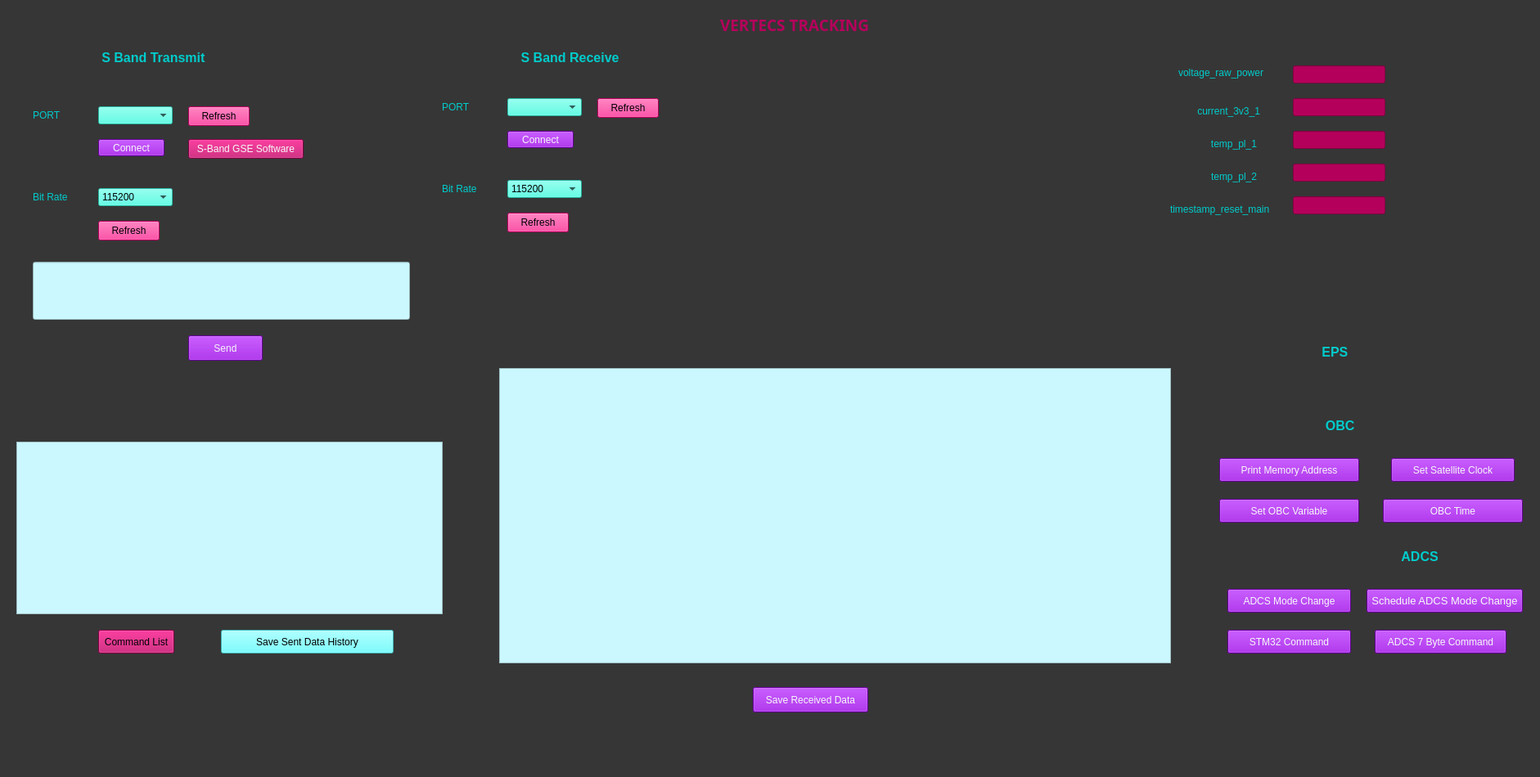
<?xml version="1.0" encoding="UTF-8"?>
<ui version="4.0">
 <class>Track1</class>
 <widget class="QMainWindow" name="Track1">
  <property name="geometry">
   <rect>
    <x>0</x>
    <y>0</y>
    <width>1882</width>
    <height>950</height>
   </rect>
  </property>
  <property name="sizePolicy">
   <sizepolicy hsizetype="Expanding" vsizetype="Expanding">
    <horstretch>0</horstretch>
    <verstretch>0</verstretch>
   </sizepolicy>
  </property>
  <property name="minimumSize">
   <size>
    <width>400</width>
    <height>400</height>
   </size>
  </property>
  <property name="font">
   <font>
    <pointsize>11</pointsize>
   </font>
  </property>
  <property name="windowTitle">
   <string>login</string>
  </property>
  <property name="styleSheet">
   <string notr="true">background-color: rgb(54, 54, 54);</string>
  </property>
  <widget class="QWidget" name="centralwidget">
   <property name="sizePolicy">
    <sizepolicy hsizetype="Preferred" vsizetype="Preferred">
     <horstretch>0</horstretch>
     <verstretch>0</verstretch>
    </sizepolicy>
   </property>
   <property name="minimumSize">
    <size>
     <width>0</width>
     <height>0</height>
    </size>
   </property>
   <widget class="QLabel" name="label">
    <property name="geometry">
     <rect>
      <x>880</x>
      <y>10</y>
      <width>191</width>
      <height>41</height>
     </rect>
    </property>
    <property name="font">
     <font>
      <family>Segoe UI Variable Small Semibol</family>
      <pointsize>14</pointsize>
      <bold>true</bold>
     </font>
    </property>
    <property name="styleSheet">
     <string notr="true">color: rgb(181, 0, 91);</string>
    </property>
    <property name="text">
     <string>VERTECS TRACKING</string>
    </property>
   </widget>
   <widget class="QLabel" name="label_2">
    <property name="geometry">
     <rect>
      <x>40</x>
      <y>120</y>
      <width>51</width>
      <height>41</height>
     </rect>
    </property>
    <property name="font">
     <font>
      <family>Segoe UI</family>
      <pointsize>9</pointsize>
      <italic>false</italic>
      <fontweight>Black</fontweight>
     </font>
    </property>
    <property name="styleSheet">
     <string notr="true">color: rgb(0, 204, 204);
font: 900 9pt &quot;Segoe UI&quot;;
border-color: rgb(255, 0, 127);</string>
    </property>
    <property name="text">
     <string>PORT</string>
    </property>
   </widget>
   <widget class="QComboBox" name="comboBox">
    <property name="geometry">
     <rect>
      <x>120</x>
      <y>130</y>
      <width>91</width>
      <height>22</height>
     </rect>
    </property>
    <property name="styleSheet">
     <string notr="true">background-color: rgb(52, 255, 225);</string>
    </property>
   </widget>
   <widget class="QPushButton" name="refreshButton">
    <property name="geometry">
     <rect>
      <x>230</x>
      <y>130</y>
      <width>75</width>
      <height>24</height>
     </rect>
    </property>
    <property name="styleSheet">
     <string notr="true">
background-color: rgb(255, 0, 127);</string>
    </property>
    <property name="text">
     <string>Refresh</string>
    </property>
   </widget>
   <widget class="QLabel" name="label_3">
    <property name="geometry">
     <rect>
      <x>1500</x>
      <y>500</y>
      <width>341</width>
      <height>41</height>
     </rect>
    </property>
    <property name="font">
     <font>
      <family>Segoe UI</family>
      <pointsize>12</pointsize>
      <italic>false</italic>
      <bold>true</bold>
     </font>
    </property>
    <property name="autoFillBackground">
     <bool>false</bool>
    </property>
    <property name="styleSheet">
     <string notr="true">color: rgb(0, 204, 204);
font: 900  &quot;Segoe UI&quot;;
font: 700 12pt &quot;Segoe UI&quot;;
border-color: rgb(255, 0, 127);</string>
    </property>
    <property name="text">
     <string>                           OBC</string>
    </property>
   </widget>
   <widget class="QPushButton" name="pushButton">
    <property name="geometry">
     <rect>
      <x>1700</x>
      <y>560</y>
      <width>151</width>
      <height>29</height>
     </rect>
    </property>
    <property name="styleSheet">
     <string notr="true">background-color: rgb(139, 0, 208); 
font: 10pt &quot;Segoe UI&quot;; color: rgb(247, 247, 247)</string>
    </property>
    <property name="text">
     <string>Set Satellite Clock</string>
    </property>
   </widget>
   <widget class="QPushButton" name="pushButton_3">
    <property name="geometry">
     <rect>
      <x>1490</x>
      <y>560</y>
      <width>171</width>
      <height>29</height>
     </rect>
    </property>
    <property name="styleSheet">
     <string notr="true">background-color: rgb(139, 0, 208); 
font: 10pt &quot;Segoe UI&quot;; color: rgb(247, 247, 247)</string>
    </property>
    <property name="text">
     <string>Print Memory Address</string>
    </property>
   </widget>
   <widget class="QPushButton" name="pushButton_4">
    <property name="geometry">
     <rect>
      <x>1490</x>
      <y>610</y>
      <width>171</width>
      <height>29</height>
     </rect>
    </property>
    <property name="styleSheet">
     <string notr="true">background-color: rgb(139, 0, 208); 
font: 10pt &quot;Segoe UI&quot;; color: rgb(247, 247, 247)</string>
    </property>
    <property name="text">
     <string>Set OBC Variable</string>
    </property>
   </widget>
   <widget class="QLabel" name="label_4">
    <property name="geometry">
     <rect>
      <x>1500</x>
      <y>660</y>
      <width>341</width>
      <height>41</height>
     </rect>
    </property>
    <property name="font">
     <font>
      <family>Segoe UI</family>
      <pointsize>12</pointsize>
      <italic>false</italic>
      <bold>true</bold>
     </font>
    </property>
    <property name="autoFillBackground">
     <bool>false</bool>
    </property>
    <property name="styleSheet">
     <string notr="true">color: rgb(0, 204, 204);
font: 900  &quot;Segoe UI&quot;;
font: 700 12pt &quot;Segoe UI&quot;;
border-color: rgb(255, 0, 127);</string>
    </property>
    <property name="text">
     <string>                                                ADCS</string>
    </property>
   </widget>
   <widget class="QLabel" name="label_5">
    <property name="geometry">
     <rect>
      <x>1500</x>
      <y>410</y>
      <width>341</width>
      <height>41</height>
     </rect>
    </property>
    <property name="font">
     <font>
      <family>Segoe UI</family>
      <pointsize>12</pointsize>
      <italic>false</italic>
      <bold>true</bold>
     </font>
    </property>
    <property name="autoFillBackground">
     <bool>false</bool>
    </property>
    <property name="styleSheet">
     <string notr="true">color: rgb(0, 204, 204);
font: 900  &quot;Segoe UI&quot;;
font: 700 12pt &quot;Segoe UI&quot;;
border-color: rgb(255, 0, 127);</string>
    </property>
    <property name="text">
     <string>                          EPS</string>
    </property>
   </widget>
   <widget class="QPushButton" name="pushButton_5">
    <property name="geometry">
     <rect>
      <x>1690</x>
      <y>610</y>
      <width>171</width>
      <height>29</height>
     </rect>
    </property>
    <property name="styleSheet">
     <string notr="true">background-color: rgb(139, 0, 208); 
font: 10pt &quot;Segoe UI&quot;; color: rgb(247, 247, 247)</string>
    </property>
    <property name="text">
     <string>OBC Time</string>
    </property>
   </widget>
   <widget class="QPushButton" name="pushButton_2">
    <property name="geometry">
     <rect>
      <x>1500</x>
      <y>720</y>
      <width>151</width>
      <height>29</height>
     </rect>
    </property>
    <property name="styleSheet">
     <string notr="true">background-color: rgb(139, 0, 208); 
font: 10pt &quot;Segoe UI&quot;; color: rgb(247, 247, 247)</string>
    </property>
    <property name="text">
     <string>ADCS Mode Change</string>
    </property>
   </widget>
   <widget class="QPushButton" name="pushButton_6">
    <property name="geometry">
     <rect>
      <x>1670</x>
      <y>720</y>
      <width>191</width>
      <height>29</height>
     </rect>
    </property>
    <property name="font">
     <font>
      <family>Segoe UI</family>
      <pointsize>10</pointsize>
      <italic>false</italic>
      <bold>false</bold>
     </font>
    </property>
    <property name="styleSheet">
     <string notr="true">background-color: rgb(139, 0, 208); 
font: 10pt &quot;Segoe UI&quot;; color: rgb(247, 247, 247)</string>
    </property>
    <property name="text">
     <string>Schedule ADCS Mode Change</string>
    </property>
   </widget>
   <widget class="QPushButton" name="pushButton_7">
    <property name="geometry">
     <rect>
      <x>1500</x>
      <y>770</y>
      <width>151</width>
      <height>29</height>
     </rect>
    </property>
    <property name="styleSheet">
     <string notr="true">background-color: rgb(139, 0, 208); 
font: 10pt &quot;Segoe UI&quot;; color: rgb(247, 247, 247)</string>
    </property>
    <property name="text">
     <string>STM32 Command</string>
    </property>
   </widget>
   <widget class="QPushButton" name="pushButton_8">
    <property name="geometry">
     <rect>
      <x>1680</x>
      <y>770</y>
      <width>161</width>
      <height>29</height>
     </rect>
    </property>
    <property name="styleSheet">
     <string notr="true">background-color: rgb(139, 0, 208); 
font: 10pt &quot;Segoe UI&quot;; color: rgb(247, 247, 247)</string>
    </property>
    <property name="text">
     <string>ADCS 7 Byte Command</string>
    </property>
   </widget>
   <widget class="QLabel" name="label_8">
    <property name="geometry">
     <rect>
      <x>40</x>
      <y>50</y>
      <width>261</width>
      <height>41</height>
     </rect>
    </property>
    <property name="font">
     <font>
      <family>Segoe UI</family>
      <pointsize>12</pointsize>
      <italic>false</italic>
      <bold>true</bold>
     </font>
    </property>
    <property name="autoFillBackground">
     <bool>false</bool>
    </property>
    <property name="styleSheet">
     <string notr="true">color: rgb(0, 204, 204);
font: 900  &quot;Segoe UI&quot;;
font: 700 12pt &quot;Segoe UI&quot;;
border-color: rgb(255, 0, 127);</string>
    </property>
    <property name="text">
     <string>                   S Band Transmit</string>
    </property>
   </widget>
   <widget class="QComboBox" name="comboBox_4">
    <property name="geometry">
     <rect>
      <x>120</x>
      <y>230</y>
      <width>91</width>
      <height>22</height>
     </rect>
    </property>
    <property name="styleSheet">
     <string notr="true">background-color: rgb(52, 255, 225);</string>
    </property>
    <item>
     <property name="text">
      <string>115200</string>
     </property>
    </item>
    <item>
     <property name="text">
      <string>9600</string>
     </property>
    </item>
   </widget>
   <widget class="QLabel" name="label_9">
    <property name="geometry">
     <rect>
      <x>40</x>
      <y>220</y>
      <width>51</width>
      <height>41</height>
     </rect>
    </property>
    <property name="font">
     <font>
      <family>Segoe UI</family>
      <pointsize>9</pointsize>
      <italic>false</italic>
      <fontweight>Black</fontweight>
     </font>
    </property>
    <property name="styleSheet">
     <string notr="true">color: rgb(0, 204, 204);
font: 900 9pt &quot;Segoe UI&quot;;
border-color: rgb(255, 0, 127);</string>
    </property>
    <property name="text">
     <string>Bit Rate</string>
    </property>
   </widget>
   <widget class="QPushButton" name="refreshButton_4">
    <property name="geometry">
     <rect>
      <x>120</x>
      <y>270</y>
      <width>75</width>
      <height>24</height>
     </rect>
    </property>
    <property name="styleSheet">
     <string notr="true">
background-color: rgb(255, 0, 127);</string>
    </property>
    <property name="text">
     <string>Refresh</string>
    </property>
   </widget>
   <widget class="QLineEdit" name="Sbo">
    <property name="geometry">
     <rect>
      <x>40</x>
      <y>320</y>
      <width>461</width>
      <height>71</height>
     </rect>
    </property>
    <property name="styleSheet">
     <string notr="true">
background-color: rgb(203, 248, 255);
font: 10pt &quot;Segoe UI&quot;;  color: rgb(21, 21, 21);</string>
    </property>
    <property name="text">
     <string/>
    </property>
   </widget>
   <widget class="QPushButton" name="sbandsend">
    <property name="geometry">
     <rect>
      <x>230</x>
      <y>410</y>
      <width>91</width>
      <height>31</height>
     </rect>
    </property>
    <property name="styleSheet">
     <string notr="true">background-color: rgb(139, 0, 208); 
font: 10pt &quot;Segoe UI&quot;; color: rgb(247, 247, 247)</string>
    </property>
    <property name="text">
     <string>Send</string>
    </property>
   </widget>
   <widget class="QPushButton" name="connectbutton">
    <property name="geometry">
     <rect>
      <x>120</x>
      <y>170</y>
      <width>81</width>
      <height>21</height>
     </rect>
    </property>
    <property name="styleSheet">
     <string notr="true">background-color: rgb(139, 0, 208); 
font: 10pt &quot;Segoe UI&quot;; color: rgb(247, 247, 247)</string>
    </property>
    <property name="text">
     <string>Connect</string>
    </property>
   </widget>
   <widget class="QTextEdit" name="receivdata">
    <property name="geometry">
     <rect>
      <x>610</x>
      <y>450</y>
      <width>821</width>
      <height>361</height>
     </rect>
    </property>
    <property name="styleSheet">
     <string notr="true">background-color: rgb(203, 248, 255);
font: 9pt &quot;Segoe UI&quot;; color: rgb(34, 34, 34);</string>
    </property>
   </widget>
   <widget class="QPushButton" name="connectbutton_2">
    <property name="geometry">
     <rect>
      <x>620</x>
      <y>160</y>
      <width>81</width>
      <height>21</height>
     </rect>
    </property>
    <property name="styleSheet">
     <string notr="true">background-color: rgb(139, 0, 208); 
font: 10pt &quot;Segoe UI&quot;; color: rgb(247, 247, 247)</string>
    </property>
    <property name="text">
     <string>Connect</string>
    </property>
   </widget>
   <widget class="QComboBox" name="comboBox_5">
    <property name="geometry">
     <rect>
      <x>620</x>
      <y>120</y>
      <width>91</width>
      <height>22</height>
     </rect>
    </property>
    <property name="styleSheet">
     <string notr="true">background-color: rgb(52, 255, 225);</string>
    </property>
   </widget>
   <widget class="QPushButton" name="refreshButton_5">
    <property name="geometry">
     <rect>
      <x>620</x>
      <y>260</y>
      <width>75</width>
      <height>24</height>
     </rect>
    </property>
    <property name="styleSheet">
     <string notr="true">
background-color: rgb(255, 0, 127);</string>
    </property>
    <property name="text">
     <string>Refresh</string>
    </property>
   </widget>
   <widget class="QPushButton" name="refreshButton_6">
    <property name="geometry">
     <rect>
      <x>730</x>
      <y>120</y>
      <width>75</width>
      <height>24</height>
     </rect>
    </property>
    <property name="styleSheet">
     <string notr="true">
background-color: rgb(255, 0, 127);</string>
    </property>
    <property name="text">
     <string>Refresh</string>
    </property>
   </widget>
   <widget class="QLabel" name="label_10">
    <property name="geometry">
     <rect>
      <x>540</x>
      <y>210</y>
      <width>51</width>
      <height>41</height>
     </rect>
    </property>
    <property name="font">
     <font>
      <family>Segoe UI</family>
      <pointsize>9</pointsize>
      <italic>false</italic>
      <fontweight>Black</fontweight>
     </font>
    </property>
    <property name="styleSheet">
     <string notr="true">color: rgb(0, 204, 204);
font: 900 9pt &quot;Segoe UI&quot;;
border-color: rgb(255, 0, 127);</string>
    </property>
    <property name="text">
     <string>Bit Rate</string>
    </property>
   </widget>
   <widget class="QLabel" name="label_11">
    <property name="geometry">
     <rect>
      <x>540</x>
      <y>110</y>
      <width>51</width>
      <height>41</height>
     </rect>
    </property>
    <property name="font">
     <font>
      <family>Segoe UI</family>
      <pointsize>9</pointsize>
      <italic>false</italic>
      <fontweight>Black</fontweight>
     </font>
    </property>
    <property name="styleSheet">
     <string notr="true">color: rgb(0, 204, 204);
font: 900 9pt &quot;Segoe UI&quot;;
border-color: rgb(255, 0, 127);</string>
    </property>
    <property name="text">
     <string>PORT</string>
    </property>
   </widget>
   <widget class="QComboBox" name="comboBox_6">
    <property name="geometry">
     <rect>
      <x>620</x>
      <y>220</y>
      <width>91</width>
      <height>22</height>
     </rect>
    </property>
    <property name="styleSheet">
     <string notr="true">background-color: rgb(52, 255, 225);</string>
    </property>
    <item>
     <property name="text">
      <string>115200</string>
     </property>
    </item>
    <item>
     <property name="text">
      <string>9600</string>
     </property>
    </item>
   </widget>
   <widget class="QPushButton" name="loadcommand">
    <property name="geometry">
     <rect>
      <x>120</x>
      <y>770</y>
      <width>93</width>
      <height>29</height>
     </rect>
    </property>
    <property name="styleSheet">
     <string notr="true">
background-color: rgb(181, 0, 91);</string>
    </property>
    <property name="text">
     <string>Command List</string>
    </property>
   </widget>
   <widget class="QTableWidget" name="tableWidget">
    <property name="geometry">
     <rect>
      <x>20</x>
      <y>540</y>
      <width>521</width>
      <height>211</height>
     </rect>
    </property>
    <property name="styleSheet">
     <string notr="true">background-color: rgb(203, 248, 255)</string>
    </property>
   </widget>
   <widget class="QPushButton" name="saveButton">
    <property name="geometry">
     <rect>
      <x>270</x>
      <y>770</y>
      <width>211</width>
      <height>29</height>
     </rect>
    </property>
    <property name="styleSheet">
     <string notr="true">background-color: rgb(85, 255, 255);</string>
    </property>
    <property name="text">
     <string>Save Sent Data History</string>
    </property>
   </widget>
   <widget class="QPushButton" name="load_s_gse">
    <property name="geometry">
     <rect>
      <x>230</x>
      <y>170</y>
      <width>141</width>
      <height>24</height>
     </rect>
    </property>
    <property name="styleSheet">
     <string notr="true">background-color: rgb(181, 0, 91); color: rgb(247, 247, 247);</string>
    </property>
    <property name="text">
     <string>S-Band GSE Software</string>
    </property>
   </widget>
   <widget class="QLabel" name="label_14">
    <property name="geometry">
     <rect>
      <x>610</x>
      <y>50</y>
      <width>161</width>
      <height>41</height>
     </rect>
    </property>
    <property name="font">
     <font>
      <family>Segoe UI</family>
      <pointsize>12</pointsize>
      <italic>false</italic>
      <bold>true</bold>
     </font>
    </property>
    <property name="autoFillBackground">
     <bool>false</bool>
    </property>
    <property name="styleSheet">
     <string notr="true">color: rgb(0, 204, 204);
font: 900  &quot;Segoe UI&quot;;
font: 700 12pt &quot;Segoe UI&quot;;
border-color: rgb(255, 0, 127);</string>
    </property>
    <property name="text">
     <string>      S Band Receive</string>
    </property>
   </widget>
   <widget class="QPushButton" name="receivedsavebutton">
    <property name="geometry">
     <rect>
      <x>920</x>
      <y>840</y>
      <width>141</width>
      <height>31</height>
     </rect>
    </property>
    <property name="styleSheet">
     <string notr="true">background-color: rgb(139, 0, 208); 
font: 10pt &quot;Segoe UI&quot;; color: rgb(247, 247, 247)</string>
    </property>
    <property name="text">
     <string>Save Received Data</string>
    </property>
   </widget>
   <widget class="QLineEdit" name="vd_2">
    <property name="geometry">
     <rect>
      <x>1580</x>
      <y>120</y>
      <width>113</width>
      <height>22</height>
     </rect>
    </property>
    <property name="styleSheet">
     <string notr="true">background-color: rgb(181, 0, 91);
font: 700 9pt &quot;Segoe UI&quot;;color:rgb(240, 240, 240);
gridline-color: rgb(0, 0, 0);</string>
    </property>
   </widget>
   <widget class="QLineEdit" name="vd_1">
    <property name="geometry">
     <rect>
      <x>1580</x>
      <y>80</y>
      <width>113</width>
      <height>22</height>
     </rect>
    </property>
    <property name="styleSheet">
     <string notr="true">background-color: rgb(181, 0, 91);
font: 700 9pt &quot;Segoe UI&quot;;color:rgb(240, 240, 240);
gridline-color: rgb(0, 0, 0);</string>
    </property>
   </widget>
   <widget class="QLineEdit" name="vd_3">
    <property name="geometry">
     <rect>
      <x>1580</x>
      <y>160</y>
      <width>113</width>
      <height>22</height>
     </rect>
    </property>
    <property name="styleSheet">
     <string notr="true">background-color: rgb(181, 0, 91);
font: 700 9pt &quot;Segoe UI&quot;;color:rgb(240, 240, 240);
gridline-color: rgb(0, 0, 0);</string>
    </property>
   </widget>
   <widget class="QLineEdit" name="vd_4">
    <property name="geometry">
     <rect>
      <x>1580</x>
      <y>200</y>
      <width>113</width>
      <height>22</height>
     </rect>
    </property>
    <property name="styleSheet">
     <string notr="true">background-color: rgb(181, 0, 91);
font: 700 9pt &quot;Segoe UI&quot;;color:rgb(240, 240, 240);
gridline-color: rgb(0, 0, 0);</string>
    </property>
   </widget>
   <widget class="QLineEdit" name="vd_5">
    <property name="geometry">
     <rect>
      <x>1580</x>
      <y>240</y>
      <width>113</width>
      <height>22</height>
     </rect>
    </property>
    <property name="styleSheet">
     <string notr="true">background-color: rgb(181, 0, 91);
font: 700 9pt &quot;Segoe UI&quot;;color:rgb(240, 240, 240);
gridline-color: rgb(0, 0, 0);</string>
    </property>
   </widget>
   <widget class="QLabel" name="label_6">
    <property name="geometry">
     <rect>
      <x>1440</x>
      <y>80</y>
      <width>131</width>
      <height>31</height>
     </rect>
    </property>
    <property name="styleSheet">
     <string notr="true">color: rgb(0, 204, 204);
font: 700 10pt &quot;Segoe UI&quot;;</string>
    </property>
    <property name="text">
     <string>voltage_raw_power
</string>
    </property>
   </widget>
   <widget class="QLabel" name="label_7">
    <property name="geometry">
     <rect>
      <x>1440</x>
      <y>120</y>
      <width>131</width>
      <height>31</height>
     </rect>
    </property>
    <property name="styleSheet">
     <string notr="true">color: rgb(0, 204, 204);
font: 700 10pt &quot;Segoe UI&quot;;</string>
    </property>
    <property name="text">
     <string>       current_3v3_1</string>
    </property>
   </widget>
   <widget class="QLabel" name="label_12">
    <property name="geometry">
     <rect>
      <x>1470</x>
      <y>160</y>
      <width>91</width>
      <height>31</height>
     </rect>
    </property>
    <property name="styleSheet">
     <string notr="true">color: rgb(0, 204, 204);
font: 700 10pt &quot;Segoe UI&quot;;</string>
    </property>
    <property name="text">
     <string>   temp_pl_1</string>
    </property>
   </widget>
   <widget class="QLabel" name="label_13">
    <property name="geometry">
     <rect>
      <x>1480</x>
      <y>200</y>
      <width>91</width>
      <height>31</height>
     </rect>
    </property>
    <property name="styleSheet">
     <string notr="true">color: rgb(0, 204, 204);
font: 700 10pt &quot;Segoe UI&quot;;</string>
    </property>
    <property name="text">
     <string>temp_pl_2</string>
    </property>
   </widget>
   <widget class="QLabel" name="label_15">
    <property name="geometry">
     <rect>
      <x>1430</x>
      <y>240</y>
      <width>141</width>
      <height>31</height>
     </rect>
    </property>
    <property name="styleSheet">
     <string notr="true">color: rgb(0, 204, 204);
font: 700 10pt &quot;Segoe UI&quot;;</string>
    </property>
    <property name="text">
     <string>timestamp_reset_main</string>
    </property>
   </widget>
  </widget>
  <widget class="QMenuBar" name="menubar">
   <property name="geometry">
    <rect>
     <x>0</x>
     <y>0</y>
     <width>1882</width>
     <height>22</height>
    </rect>
   </property>
  </widget>
  <widget class="QStatusBar" name="statusbar"/>
 </widget>
 <resources/>
 <connections/>
</ui>
